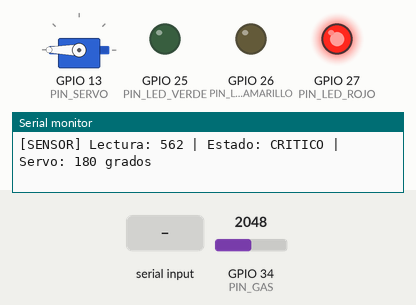
Recording of a sketch running on a simulated ESP32. Shown: servo, output pins drawn as LEDs (lit = HIGH), the last lines printed to the serial monitor. The test bench sets the inputs (shaded band); at power-on: GPIO 34 (PIN_GAS) = 2048. Servo pulses on a pin are drawn as a servo (544–2400 µs = 0–180°).

Above: at 1.2 s.
1.3 s: GPIO 34 (PIN_GAS) set to 723
2.8 s: GPIO 34 (PIN_GAS) set to 600
At 3.5 s:
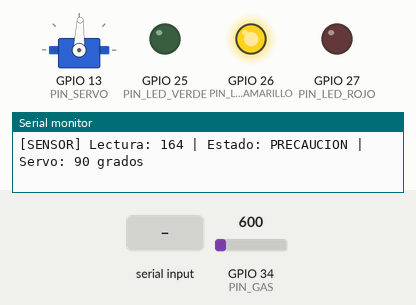
7.3 s: "30,150\n" received over Serial
At 8.5 s:
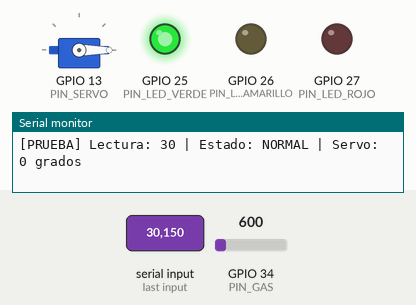
9.3 s: "R\n" received over Serial
At 10.2 s:
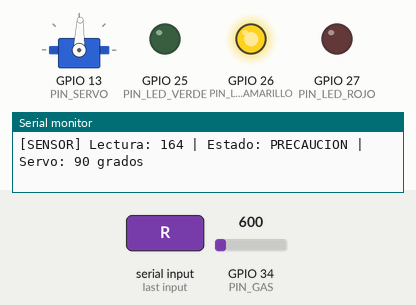
Timing chart, 0 to 11.9 s (numbered marks = the images above; inputs shaded):
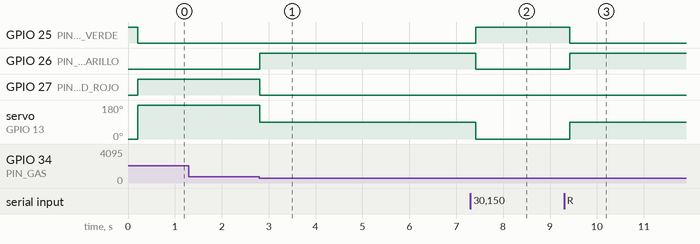

Measured:
- the behaviour switches between 656 and 655 on GPIO 34 (PIN_GAS) (found by bisection; images 0 and 1)
- after the input at 2.8 s, GPIO 26 (PIN_LED_AMARILLO): LOW → HIGH at once; GPIO 27 (PIN_LED_ROJO): HIGH → LOW at once; servo on GPIO 13 (PIN_SERVO): 180° → 88° at once
- after the input at 7.3 s, GPIO 25 (PIN_LED_VERDE): LOW → HIGH after 0.11 s; GPIO 26 (PIN_LED_AMARILLO): HIGH → LOW after 0.11 s; servo on GPIO 13 (PIN_SERVO): 88° → 0° after 0.11 s
- after the input at 9.3 s, GPIO 25 (PIN_LED_VERDE): HIGH → LOW after 0.12 s; GPIO 26 (PIN_LED_AMARILLO): LOW → HIGH after 0.12 s; servo on GPIO 13 (PIN_SERVO): 0° → 88° after 0.12 s

The sketch:

Lab003_DecGas.ino
```cpp
/*
  Laboratorio Automatización #2 – Detección y respuesta automática ante gas
  Versión MONTAJE FÍSICO: ESP32 DevKit (core esp32 3.3.12) + MQ-2 + SG90 + 3 LEDs

  - Lee la salida AO del MQ-2 (a través de un divisor 10k/15k) en GPIO34 (D34).
  - Convierte la lectura a una "lectura equivalente" de 0 a 1023 (como un Arduino
    UNO a 5 V), para usar los mismos umbrales y la misma tabla de pruebas de la guía.
  - Máquina de estados: NORMAL / PRECAUCION / CRITICO.
  - Servo (válvula) con PWM nativo del core 3.x (ledcAttach / ledcWrite), sin librerías.
  - Modo prueba: escribir un número 0–1023 en el Monitor Serie fuerza esa lectura;
    escribir "r" vuelve a la lectura real del sensor.
*/

// ---------- Pines ----------
const int PIN_GAS          = 34;  // GPIO34 (D34) – ADC1, solo entrada‰
const int PIN_SERVO        = 13;  // GPIO13 (D13) – señal del servo
const int PIN_LED_VERDE    = 25;  // GPIO25 (D25)
const int PIN_LED_AMARILLO = 26;  // GPIO26 (D26)
const int PIN_LED_ROJO     = 27;  // GPIO27 (D27)

// ---------- Divisor de voltaje y alimentación del sensor ----------
const float R_ARRIBA      = 10000.0;  // resistencia entre AO y el GPIO34 (ohmios)
const float R_ABAJO       = 15000.0;  // resistencia entre el GPIO34 y GND (ohmios)
const float VCC_SENSOR_MV = 5000.0;   // voltaje real del pin 5V (medir con multímetro)
const int   MUESTRAS      = 16;       // lecturas promediadas por ciclo

// ---------- Umbrales (tabla de la guía, escala 0–1023) ----------
const int UMBRAL_PRECAUCION = 100;
const int UMBRAL_CRITICO    = 200;
const int HISTERESIS        = 20;   // banda para bajar de estado (0 = tabla exacta)

// ---------- Servo (válvula) ----------
const int ANGULO_NORMAL     = 0;
const int ANGULO_PRECAUCION = 90;
const int ANGULO_CRITICO    = 180;
const int FRECUENCIA_SERVO  = 50;    // Hz (periodo de 20 ms)
const int RESOLUCION_PWM    = 14;    // bits
const int PULSO_MIN_US      = 500;   // pulso para 0°
const int PULSO_MAX_US      = 2400;  // pulso para 180°

// ---------- Temporización ----------
const unsigned long PERIODO_MS = 200;  // un ciclo de lectura/decisión cada 200 ms

// ---------- Variables ----------
enum Estado { NORMAL, PRECAUCION, CRITICO };
Estado estado = NORMAL;
unsigned long ultimoCiclo = 0;
bool modoPrueba = false;
int lecturaPrueba = 0;

// Lee el sensor y devuelve la lectura equivalente 0–1023 (escala de 5 V)
int leerSensor() {
  uint32_t suma = 0;
  for (int i = 0; i < MUESTRAS; i++) {
    suma += analogReadMilliVolts(PIN_GAS);       // milivoltios ya calibrados
  }
  float mvPin    = suma / (float)MUESTRAS;                  // voltaje en el GPIO34
  float mvSensor = mvPin * (R_ARRIBA + R_ABAJO) / R_ABAJO;  // deshace el divisor
  int lectura    = (int)(mvSensor * 1023.0 / VCC_SENSOR_MV);
  return constrain(lectura, 0, 1023);
}

// Decide el siguiente estado a partir del estado actual y la lectura
Estado calcularEstado(int lectura) {
  switch (estado) {
    case NORMAL:
      if (lectura >= UMBRAL_CRITICO)    return CRITICO;
      if (lectura >= UMBRAL_PRECAUCION) return PRECAUCION;
      return NORMAL;
    case PRECAUCION:
      if (lectura >= UMBRAL_CRITICO)                  return CRITICO;
      if (lectura < UMBRAL_PRECAUCION - HISTERESIS)   return NORMAL;
      return PRECAUCION;
    case CRITICO:
      if (lectura < UMBRAL_PRECAUCION - HISTERESIS)   return NORMAL;
      if (lectura < UMBRAL_CRITICO - HISTERESIS)      return PRECAUCION;
      return CRITICO;
  }
  return estado;
}

// Lleva el servo al ángulo indicado (0–180°)
void moverServo(int angulo) {
  uint32_t pulsoUs = map(angulo, 0, 180, PULSO_MIN_US, PULSO_MAX_US);
  uint32_t duty = pulsoUs * ((1 << RESOLUCION_PWM) - 1) / 20000;  // 20000 µs = 20 ms
  ledcWrite(PIN_SERVO, duty);
}

// Acciones de cada estado: un solo LED encendido y el servo en su ángulo
void aplicarSalidas() {
  digitalWrite(PIN_LED_VERDE,    estado == NORMAL);
  digitalWrite(PIN_LED_AMARILLO, estado == PRECAUCION);
  digitalWrite(PIN_LED_ROJO,     estado == CRITICO);

  if (estado == NORMAL)     moverServo(ANGULO_NORMAL);
  if (estado == PRECAUCION) moverServo(ANGULO_PRECAUCION);
  if (estado == CRITICO)    moverServo(ANGULO_CRITICO);
}

// Texto del estado para el Monitor Serie
const char* nombreEstado() {
  if (estado == NORMAL)     return "NORMAL";
  if (estado == PRECAUCION) return "PRECAUCION";
  return "CRITICO";
}

int anguloEstado() {
  if (estado == NORMAL)     return ANGULO_NORMAL;
  if (estado == PRECAUCION) return ANGULO_PRECAUCION;
  return ANGULO_CRITICO;
}

// Modo prueba: número 0–1023 = lectura forzada, "r" = volver al sensor
void revisarMonitorSerie() {
  if (!Serial.available()) return;
  String texto = Serial.readStringUntil('\n');
  texto.trim();
  if (texto.length() == 0) return;

  if (texto == "r" || texto == "R") {
    modoPrueba = false;
    Serial.println(">> Modo SENSOR (lectura real)");
  } else {
    lecturaPrueba = constrain((int)texto.toInt(), 0, 1023);
    modoPrueba = true;
    Serial.print(">> Modo PRUEBA, lectura fija = ");
    Serial.println(lecturaPrueba);
  }
}

void imprimir(int lectura) {
  Serial.print(modoPrueba ? "[PRUEBA] " : "[SENSOR] ");
  Serial.print("Lectura: ");
  Serial.print(lectura);
  Serial.print(" | Estado: ");
  Serial.print(nombreEstado());
  Serial.print(" | Servo: ");
  Serial.print(anguloEstado());
  Serial.println(" grados");
}

void setup() {
  Serial.begin(115200);
  Serial.setTimeout(20);  // que readStringUntil no bloquee el programa

  pinMode(PIN_LED_VERDE, OUTPUT);
  pinMode(PIN_LED_AMARILLO, OUTPUT);
  pinMode(PIN_LED_ROJO, OUTPUT);

  ledcAttach(PIN_SERVO, FRECUENCIA_SERVO, RESOLUCION_PWM);  // API core 3.x

  aplicarSalidas();  // arranca en NORMAL: LED verde y servo a 0°
  Serial.println("Lab 2 - Deteccion de gas (ESP32 + MQ-2)");
  Serial.println("Escriba 0-1023 para modo prueba, o r para volver al sensor");
}

void loop() {
  revisarMonitorSerie();

  if (millis() - ultimoCiclo >= PERIODO_MS) {
    ultimoCiclo = millis();

    int lectura = modoPrueba ? lecturaPrueba : leerSensor();
    Estado nuevo = calcularEstado(lectura);
    if (nuevo != estado) {     // solo actúa cuando cambia el estado
      estado = nuevo;
      aplicarSalidas();
    }
    imprimir(lectura);
  }
}
```
